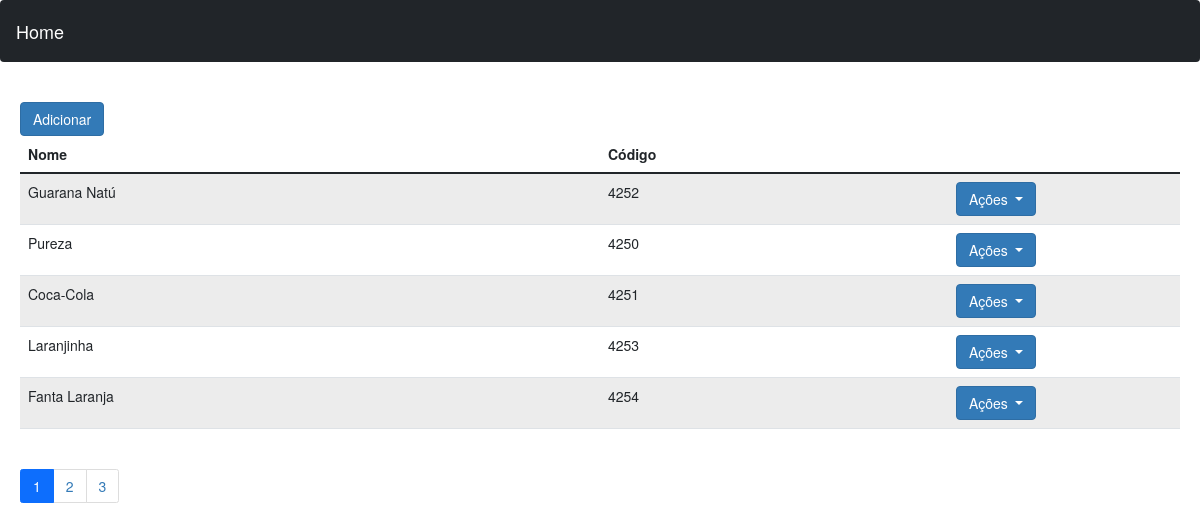
/produtos/, run on the app's committed database.
### produtos/models.py (models this page shows, shortened)
class ProdutoModel(TimeStampedModel):
    id = models.UUIDField(
        db_column="ID",
        default=uuid.uuid4,
        primary_key=True,
        editable=False,
        unique=True
    )
    nome = models.CharField(
        db_column="NOME",
        max_length=100
    )
    codigo = models.CharField(
        db_column="CODIGO",
        max_length=20,
        unique=True
    )
    class Meta:
        db_table = 'PRODUTO'
        verbose_name = 'Produto'
        verbose_name_plural = 'Produtos'

### produtos/views.py (the view)
# urls.py: path('produtos/', home_produtos , name="produtos"),
def home_produtos(request, id:uuid=None):
    if id is not None:
        _SERVICE.remover_produtos_por_id(id)
    elif request.method == "POST" and id is None:
        serializer = ProdutosSerializer(data=request.POST)
        if not serializer.is_valid():
            messages.error(request, serializer.errors)
        else:
                serializer.save()
    produtos = _SERVICE.buscar_todos_produtos()
    paginator = Paginator(produtos, 5)
    page = request.GET.get('p')
    produtos = paginator.get_page(page)
    return render(request, 'home_produtos.html', context={"produtos":produtos})

### produtos/services.py (called while the page is built)
    def buscar_todos_produtos(self) -> list[ProdutoModel]:
        return ProdutoModel.objects.all()

### produtos/templates/home_produtos.html (shortened to what this page needs)
{% extends 'base.html' %}
{% block container %}
<table class="table table-striped">
  <thead>
    <tr>
      <th width="50%">Nome</th>
      <th width="30%">Código</th>
      <th width="20%"></th>
      {% include 'partials/produto_adicionar.html' %}
    </tr>
  </thead>
  <tbody>
  {% for p in produtos %}
    <tr>
      <td>{{p.nome}}</td>
      <td>{{p.codigo}}</td>
      <td>
          <div class="dropdown">
            <button class="btn btn-primary dropdown-toggle" type="button" id="dropdownMenuButton" data-toggle="dropdown" aria-haspopup="true" aria-expanded="false">
              Ações
            </button>
          </div>
      </td>
    </tr>
{% endfor %}
  </tbody>
</table>
<nav aria-label="...">
  <ul class="pagination">
  {% for pagina in produtos.paginator.page_range %}
  {% if produtos.number == pagina %}
    <li class="page-item active"><a class="page-link" href="?p={{pagina}}&termo={{request.GET.termo}}">{{pagina}}</a></li>
  {% else %}
    <li class="page-item"><a class="page-link" href="?p={{pagina}}&termo={{request.GET.termo}}">{{pagina}}</a></li>
  {%endif%}
    {% endfor %}
  </ul>
</nav>
{% endblock container %}

### data on the page
ProdutoModel: nome "Guarana Natú", codigo "4252"
ProdutoModel: nome "Pureza", codigo "4250"
ProdutoModel: nome "Coca-Cola", codigo "4251"
ProdutoModel: nome "Laranjinha", codigo "4253"
ProdutoModel: nome "Fanta Laranja", codigo "4254"

### other printed values
{{ pagina }} "1"
{{ pagina }} "2" "3"
